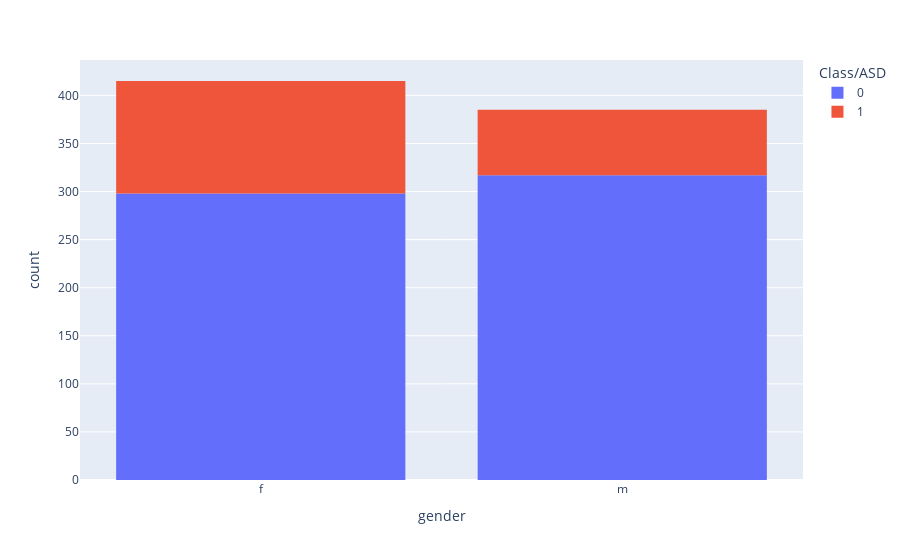

Here is the notebook cell this chart was saved with:
### Code cell
import plotly.express as px
# df = px.data.tips()
fig = px.histogram(train, x="gender", color='Class/ASD')
fig.show()

### Figure 1 — Plotly figure (JSON) as saved in the notebook; plotly's stock layout.template omitted (floating-point values rounded to 4 significant figures; data arrays with more than 128 entries replaced by an {"elided": "..."} marker saying what was removed)
{"data": [{"alignmentgroup": "True", "bingroup": "x", "hovertemplate": "Class/ASD=0<br>gender=%{x}<br>count=%{y}<extra></extra>", "legendgroup": "0", "marker": {"color": "#636efa", "pattern": {"shape": ""}}, "name": "0", "offsetgroup": "0", "orientation": "v", "showlegend": true, "type": "histogram", "x": {"elided": "615 str values"}, "xaxis": "x", "yaxis": "y"}, {"alignmentgroup": "True", "bingroup": "x", "hovertemplate": "Class/ASD=1<br>gender=%{x}<br>count=%{y}<extra></extra>", "legendgroup": "1", "marker": {"color": "#EF553B", "pattern": {"shape": ""}}, "name": "1", "offsetgroup": "1", "orientation": "v", "showlegend": true, "type": "histogram", "x": {"elided": "185 str values"}, "xaxis": "x", "yaxis": "y"}], "layout": {"barmode": "relative", "legend": {"title": {"text": "Class/ASD"}, "tracegroupgap": 0}, "margin": {"t": 60}, "xaxis": {"anchor": "y", "domain": [0, 1], "title": {"text": "gender"}}, "yaxis": {"anchor": "x", "domain": [0, 1], "title": {"text": "count"}}}}
